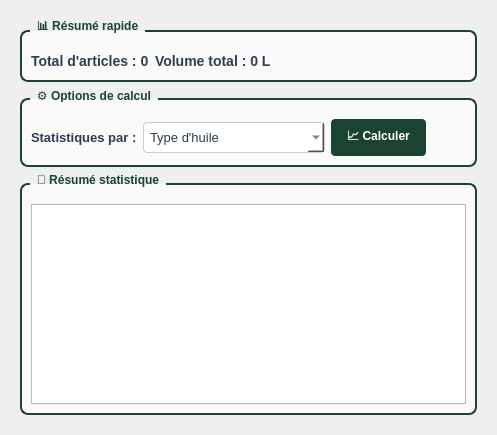
      <widget class="QWidget" name="tabStatistiques">
       <attribute name="title">
        <string>📊 Statistiques</string>
       </attribute>
       <layout class="QVBoxLayout" name="verticalLayout_5">
        <property name="leftMargin">
         <number>20</number>
        </property>
        <property name="topMargin">
         <number>20</number>
        </property>
        <property name="rightMargin">
         <number>20</number>
        </property>
        <property name="bottomMargin">
         <number>20</number>
        </property>
        <item>
         <widget class="QGroupBox" name="groupResume">
          <property name="styleSheet">
           <string notr="true">QGroupBox {
    font-weight: bold;
    border: 2px solid #1B4332;
    border-radius: 8px;
    margin-top: 10px;
    padding-top: 10px;
    background-color: #fafafa;
}
QGroupBox::title {
    subcontrol-origin: margin;
    left: 10px;
    padding: 0 5px;
    color: #1B4332;
}</string>
          </property>
          <property name="title">
           <string>📊 Résumé rapide</string>
          </property>
          <layout class="QHBoxLayout" name="layoutResume">
           <item>
            <widget class="QLabel" name="labelTotalArticles">
             <property name="styleSheet">
              <string notr="true">color: #2c3e50; font-size: 14px; font-weight: bold;</string>
             </property>
             <property name="text">
              <string>Total d'articles : 0</string>
             </property>
            </widget>
           </item>
           <item>
            <widget class="QLabel" name="labelValeurTotale">
             <property name="styleSheet">
              <string notr="true">color: #2c3e50; font-size: 14px; font-weight: bold;</string>
             </property>
             <property name="text">
              <string>Volume total : 0 L</string>
             </property>
            </widget>
           </item>
           <item>
            <spacer name="horizontalSpacer_5">
             <property name="orientation">
              <enum>Qt::Horizontal</enum>
             </property>
             <property name="sizeHint" stdset="0">
              <size>
               <width>40</width>
               <height>20</height>
              </size>
             </property>
            </spacer>
           </item>
          </layout>
         </widget>
        </item>
        <item>
         <widget class="QGroupBox" name="groupOptionsStats">
          <property name="styleSheet">
           <string notr="true">QGroupBox {
    font-weight: bold;
    border: 2px solid #1B4332;
    border-radius: 8px;
    margin-top: 10px;
    padding-top: 10px;
    background-color: #fafafa;
}
QGroupBox::title {
    subcontrol-origin: margin;
    left: 10px;
    padding: 0 5px;
    color: #1B4332;
}</string>
          </property>
          <property name="title">
           <string>⚙️ Options de calcul</string>
          </property>
          <layout class="QHBoxLayout" name="layoutOptionsStats">
           <item>
            <widget class="QLabel" name="labelStatsPar">
             <property name="styleSheet">
              <string notr="true">color: #2c3e50; font-size: 13px; font-weight: 600;</string>
             </property>
             <property name="text">
              <string>Statistiques par :</string>
             </property>
            </widget>
           </item>
           <item>
            <widget class="QComboBox" name="comboStatsPar">
             <property name="styleSheet">
              <string notr="true">QComboBox {
    border: 1px solid #ccc;
    border-radius: 4px;
    padding: 6px;
    background: white;
    color: #2c3e50;
    font-size: 13px;
    min-width: 150px;
}</string>
             </property>
             <item>
              <property name="text">
               <string>Type d'huile</string>
              </property>
             </item>
             <item>
              <property name="text">
               <string>Quantité</string>
              </property>
             </item>
             <item>
              <property name="text">
               <string>État</string>
              </property>
             </item>
             <item>
              <property name="text">
               <string>Jour</string>
              </property>
             </item>
             <item>
              <property name="text">
               <string>Mois</string>
              </property>
             </item>
            </widget>
           </item>
           <item>
            <widget class="QPushButton" name="btnCalculer">
             <property name="styleSheet">
              <string notr="true">QPushButton {
    background-color: #1B4332;
    color: white;
    border: none;
    padding: 8px 16px;
    border-radius: 4px;
    font-weight: bold;
}
QPushButton:hover {
    background-color: #234E3E;
}</string>
             </property>
             <property name="text">
              <string>📈 Calculer</string>
             </property>
            </widget>
           </item>
           <item>
            <spacer name="horizontalSpacer_6">
             <property name="orientation">
              <enum>Qt::Horizontal</enum>
             </property>
             <property name="sizeHint" stdset="0">
              <size>
               <width>40</width>
               <height>20</height>
              </size>
             </property>
            </spacer>
           </item>
          </layout>
         </widget>
        </item>
        <item>
         <widget class="QGroupBox" name="groupStats">
          <property name="styleSheet">
           <string notr="true">QGroupBox {
    font-weight: bold;
    border: 2px solid #1B4332;
    border-radius: 8px;
    margin-top: 10px;
    padding-top: 10px;
    background-color: #fafafa;
}
QGroupBox::title {
    subcontrol-origin: margin;
    left: 10px;
    padding: 0 5px;
    color: #1B4332;
}</string>
          </property>
          <property name="title">
           <string>📝 Résumé statistique</string>
          </property>
          <layout class="QVBoxLayout" name="layoutStats">
           <item>
            <widget class="QTextEdit" name="textResumeStats">
             <property name="minimumSize">
              <size>
               <width>0</width>
               <height>200</height>
              </size>
             </property>
             <property name="styleSheet">
              <string notr="true">color: #2c3e50; font-size: 13px;</string>
             </property>
             <property name="readOnly">
              <bool>true</bool>
             </property>
            </widget>
           </item>
          </layout>
         </widget>
        </item>
       </layout>
      </widget>
